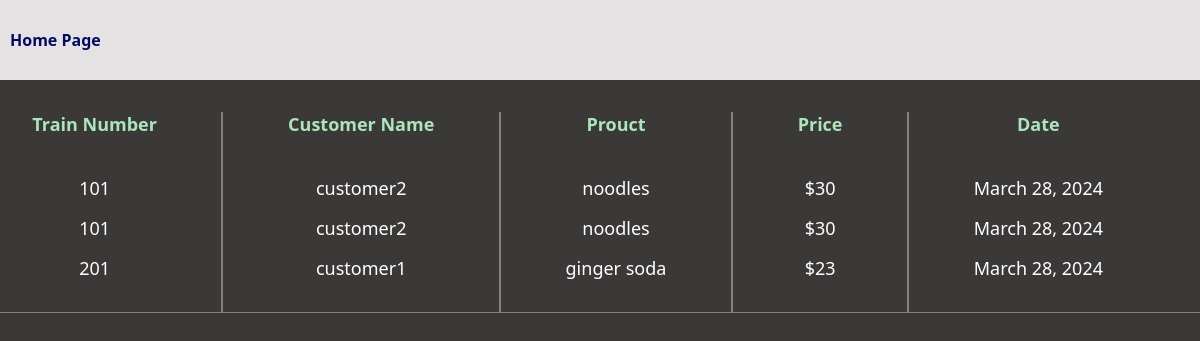
The app's page /order_page_admin/ with its own data.
### user_app/models.py (models this page shows, shortened)
class Order(models.Model):
  train_number = models.CharField(max_length=10)
  customer_name = models.CharField(max_length=25)
  product_name =  models.CharField(max_length=25)
  price =  models.CharField(max_length=25)
  date = models.DateField(auto_now_add=True)

### admin_app/views.py (the view)
# urls.py: path('order_page_admin/', order_page_admin, name='order_page_admin'),
def order_page_admin(request):
  order_items = Order.objects.all()
  return render(request, 'order_page_admin.html', {'orders':order_items})

### templates/order_page_admin.html (shortened to what this page needs)
<!DOCTYPE html>
<html lang="en">
  <head>
  </head>
  <body>
    <div class="order-table-container">
      <nav>
        <div class="orders">
          <a href="{% url 'admin_app:admin_page' %}">Home Page</a>
        </div>
      </nav>
      <div class="flex-row">
        <div class="customer-name">
          Train Number {% for i in orders %}
          <div class="customers">{{i.train_number}}</div>
          {% endfor %}
        </div>
        <span></span>
        <div class="customer-train-number">
          Customer Name {% for i in orders %}
          <div class="customer-train-number-child">{{i.customer_name}}</div>
          {% endfor %}
        </div>
        <span></span>
        <div class="order-item">
          Prouct {% for i in orders %}
          <div class="order-item-child">{{i.product_name}}</div>
          {% endfor %}
        </div>
        <span></span>
        <div class="order-price">
          Price {% for i in orders %}
          <div class="order-price-child">${{i.price}}</div>
          {% endfor %}
        </div>
        <span></span>
        <div class="order-date">
          Date {% for i in orders %}
          <div class="order-date-child">{{i.date}}</div>
          {% endfor %}
        </div>
      </div>
    </div>
  </body>
</html>

### templates/order_page_admin.html (style rules this page uses)
body { margin: 0; padding: 0; box-sizing: border-box; }
.order-table-container { font-family: system-ui, -apple-system, BlinkMacSystemFont, "Segoe UI", Roboto, Oxygen, Ubuntu, Cantarell, "Open Sans", "Helvetica Neue", sans-serif; height: 100vh; width: 100%; background-color: rgb(59, 56, 56); }
.order-table-container nav { position: fixed; top: 0; }
.order-table-container nav .orders { width: 100vw; height: 80px; background: rgb(228, 226, 226); display: flex; align-items: center; justify-content: start; }
.order-table-container nav a { color: rgb(3, 10, 102); margin-left: 10px; text-decoration: none; font-weight: bold; font-size: 16px; }
.order-table-container .flex-row { display: flex; flex-direction: row; justify-content: space-around; padding-top: 2rem; border-bottom: 1px solid gray; text-align: center; margin-top: 5rem; }
.order-table-container .flex-row span { border: 1px solid gray; height: auto; }
.order-table-container .flex-row .order-item, .order-price, .order-date, .customer-name, .customer-train-number { font-size: 18px; margin-bottom: 2rem; color: rgb(171, 230, 185); font-weight: bold; }
.order-table-container .flex-row .order-item-child, .order-price-child, .order-date-child, .customers, .customer-train-number-child { margin-top: 1rem; font-weight: normal; color: white; }
.order-table-container .flex-row .order-item .order-item-child:first-child, .order-price-child:first-child, .order-date-child:first-child, .customers:first-child, .customer-train-number-child:first-child { margin-top: 2.5rem; }

### records on screen
Order: train_number "101", customer_name "customer2", product_name "noodles", price "30", date "March 28, 2024"
Order: train_number "101", customer_name "customer2", product_name "noodles", price "30", date "March 28, 2024"
Order: train_number "201", customer_name "customer1", product_name "ginger soda", price "23", date "March 28, 2024"
